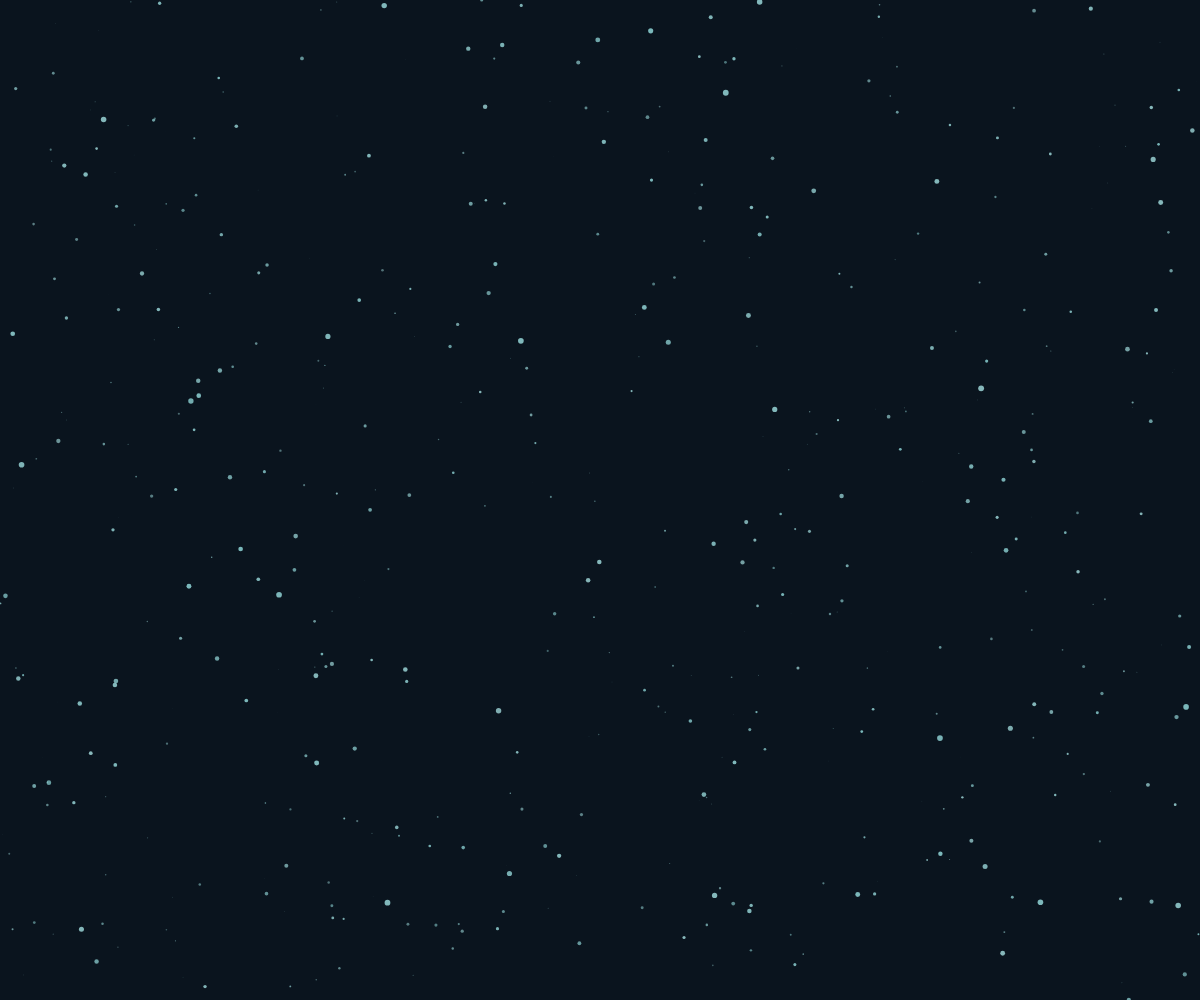
Frame 1 (no input)
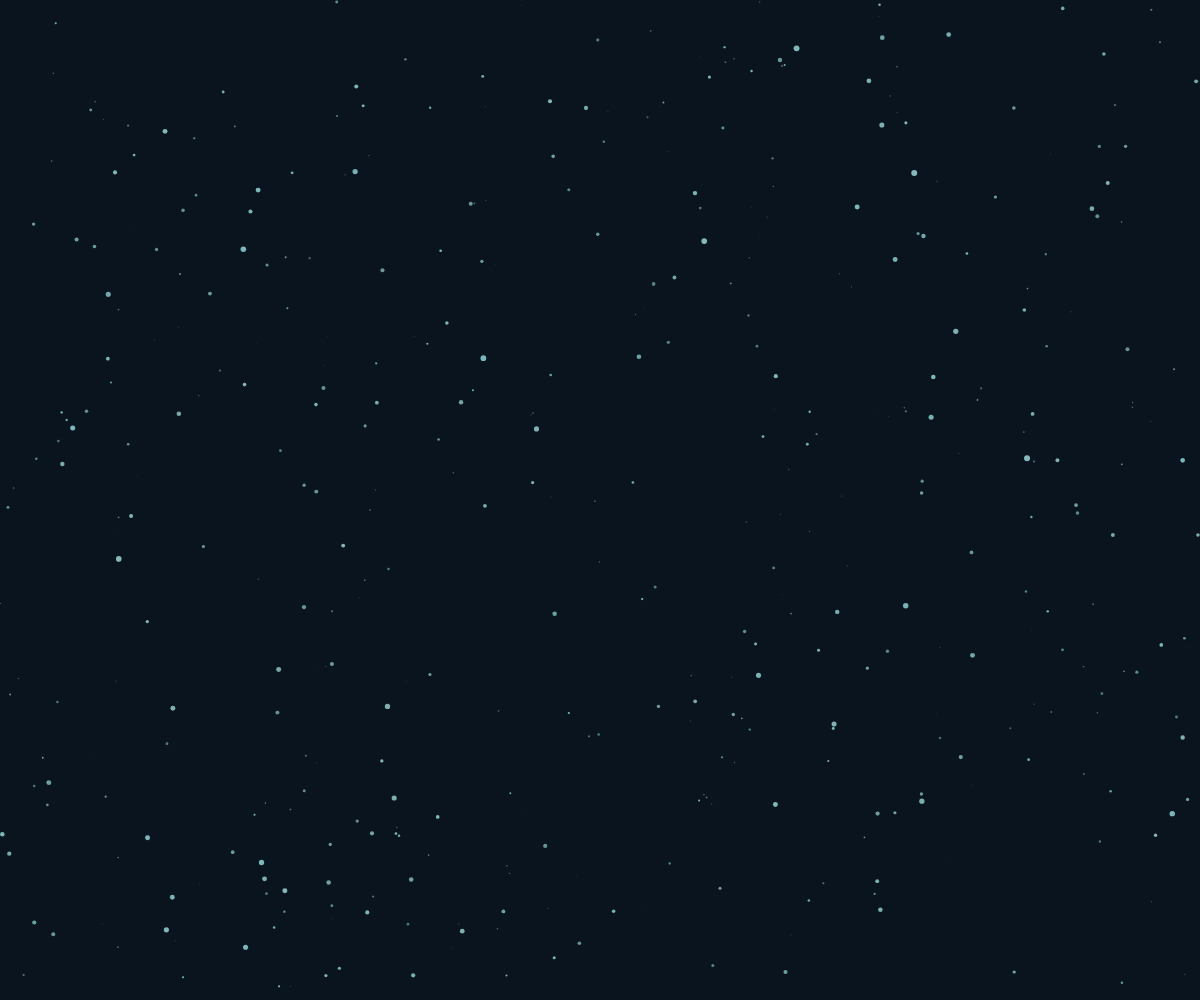
Frame 60 (no input)
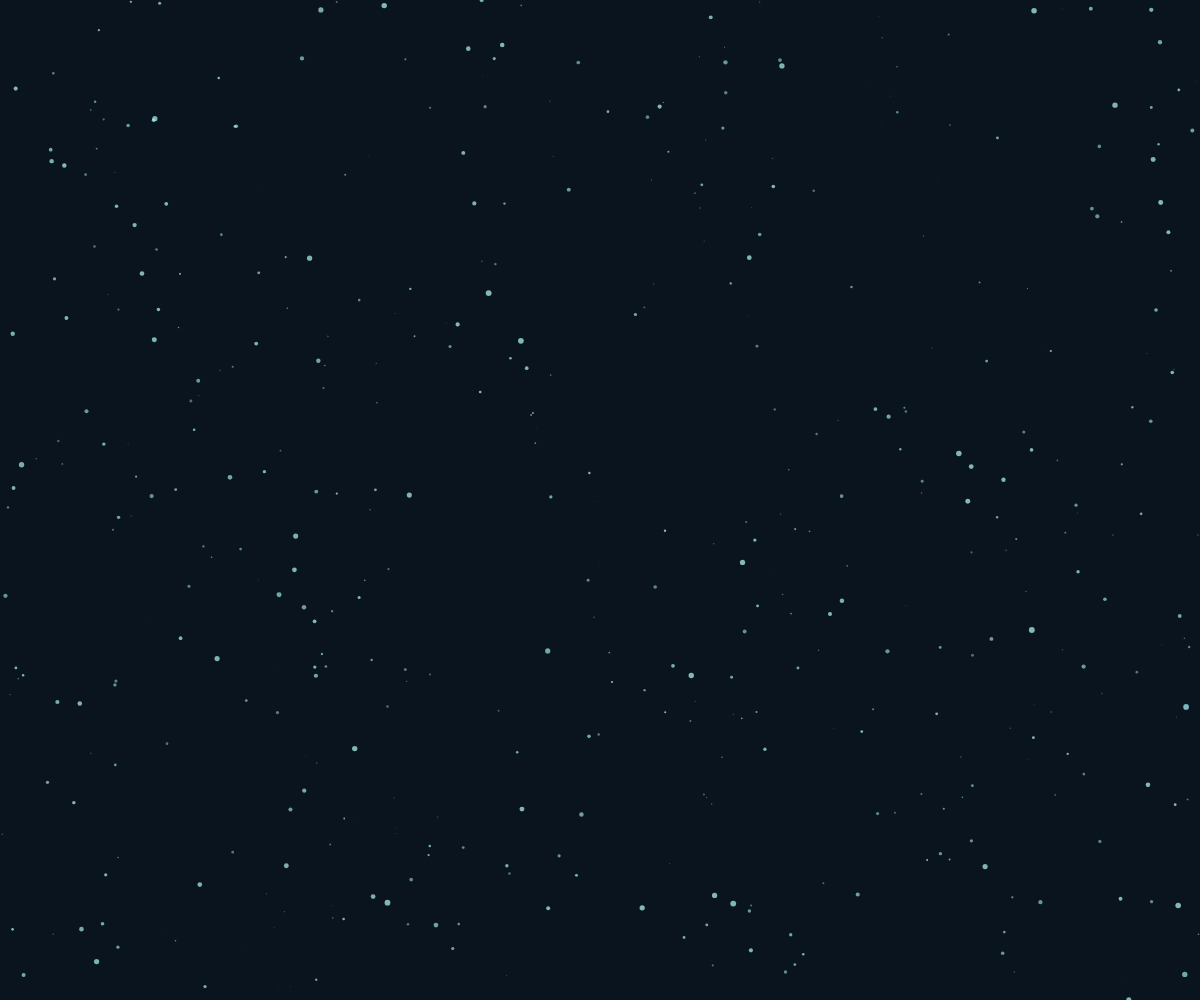
Frame 120 (the mouse pressed at the canvas centre since frame 60)

The p5.js sketch that drew these frames (run headless with seeded random() and noise() and a simulated clock; from frame 60 on, the mouse is pressed at the canvas centre):

// p5.js sketch
// ── sketch.js
let cables = [];
let grid = [];
const GRID_SIZE = 20;
const CELL_SIZE = 150;
const TOTAL_CABLES = 600;

function setup() {
  createCanvas(windowWidth, windowHeight);
  // Initialize the grid for spatial hashing
  for (let i = 0; i < GRID_SIZE; i++) {
    grid[i] = [];
    for (let j = 0; j < GRID_SIZE; j++) {
      grid[i][j] = [];
    }
  }

  // Create cables in a grid pattern with some randomness
  for (let i = 0; i < TOTAL_CABLES; i++) {
    const x = random(width);
    const y = random(height);
    const size = random(2, 6);
    const pulseSpeed = random(0.03, 0.07);
    const pulsePhase = random(TWO_PI);
    const hue = random(170, 190); // Cyan to blue

    // Distribute cables in grid cells
    const cellX = floor(x / CELL_SIZE) % GRID_SIZE;
    const cellY = floor(y / CELL_SIZE) % GRID_SIZE;

    cables.push({
      x,
      y,
      size,
      pulseSpeed,
      pulsePhase,
      hue
    });

    // Add to grid for spatial hashing
    grid[cellX][cellY].push(i);
  }
}

function draw() {
  background(10, 20, 30); // Dark ocean floor

  // Draw pulsing cables
  noStroke();
  for (let i = 0; i < cables.length; i++) {
    const c = cables[i];
    
    // Calculate pulse effect
    const pulse = sin(frameCount * c.pulseSpeed + c.pulsePhase) * 0.5 + 0.5;
    const intensity = map(pulse, 0, 1, 50, 255);
    
    // Apply pulsing to bioluminescent color (cyan)
    fill(c.hue, 255, 255, intensity * 0.7);
    
    // Draw each cable
    ellipse(c.x, c.y, c.size * pulse, c.size * pulse);
  }

  // Draw connections between nearby cables
  stroke(180, 255, 255, 80);
  strokeWeight(0.3);
  beginShape(LINES);
  for (let i = 0; i < cables.length; i++) {
    const c1 = cables[i];
    
    // Check nearby grid cells
    const startX = max(0, c1.cellX - 1);
    const endX = min(GRID_SIZE - 1, c1.cellX + 1);
    const startY = max(0, c1.cellY - 1);
    const endY = min(GRID_SIZE - 1, c1.cellY + 1);
    
    for (let x = startX; x <= endX; x++) {
      for (let y = startY; y <= endY; y++) {
        const neighbors = grid[x][y];
        for (let j of neighbors) {
          if (i !== j) {
            const c2 = cables[j];
            const d = dist(c1.x, c1.y, c2.x, c2.y);
            
            // Only connect nearby cables
            if (d < 100) {
              vertex(c1.x, c1.y);
              vertex(c2.x, c2.y);
            }
          }
        }
      }
    }
  }
  endShape();
}
